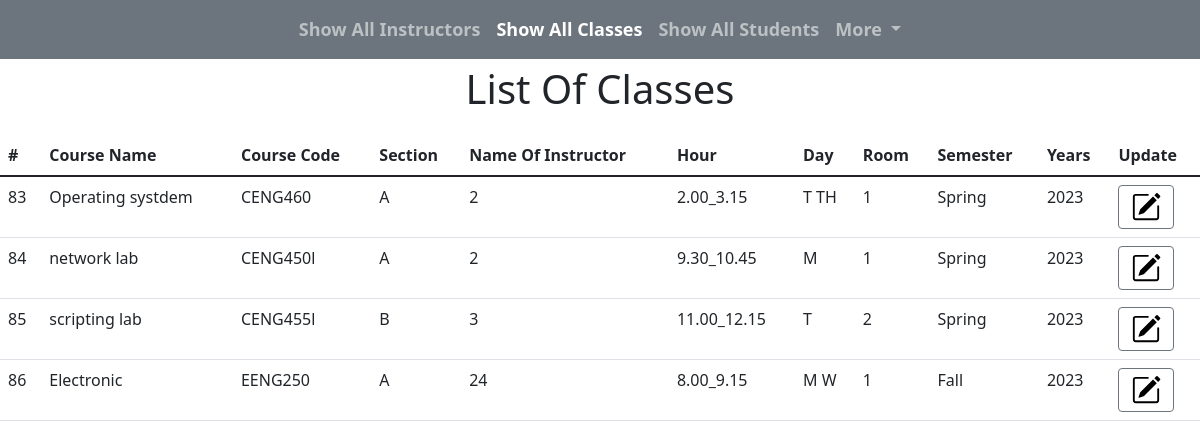
The page /ShowAllClassesByIt.php (signed in) on the database its author committed.
### tables this page shows
CREATE TABLE `classes` (
  `class_id` int(255) NOT NULL,
  `Course_Name` varchar(40) NOT NULL,
  `Course_Code` varchar(40) NOT NULL,
  `Room` varchar(15) NOT NULL,
  `Name_Of_Doctor` varchar(40) NOT NULL,
  `hour` text NOT NULL,
  `Years` year(4) NOT NULL,
  `Semester` varchar(70) NOT NULL,
  `day` text NOT NULL,
  `section` text NOT NULL
);

### ShowAllClassesByIt.php (the view, shortened to what this page needs)
<!doctype html>
<html lang="en">
  <head>
    <link href="https://cdn.jsdelivr.net/npm/bootstrap@5.1.3/dist/css/bootstrap.min.css" rel="stylesheet">
    <link rel="stylesheet" href="it.css">
    <link rel="stylesheet" href="InstructorPage.css">
  </head>
  <body>
<nav class="navbar navbar-expand-lg navbar-dark bg-secondary">
  <div class="container-fluid">
    <div class="collapse navbar-collapse" id="navbarSupportedContent">
      <ul class="navbar-nav m-auto mb-2 mb-lg-0">
        <li class="nav-item">
          <a class="nav-link" aria-current="page" href="itPage.php">Show All Instructors</a>
        </li>
        <li class="nav-item">
          <a class="nav-link active" href="ShowAllClassesByIt.php">Show All Classes</a>
        </li>
        <li class="nav-item">
          <a class="nav-link" href="ShowAllStudentsByIT.php">Show All Students</a>
        </li>
        <li class="nav-item dropdown">
          <a class="nav-link dropdown-toggle" href="#" id="navbarDropdown" role="button" data-bs-toggle="dropdown" aria-expanded="false">
            More
          </a>
        </li>
      </ul>
    </div>
  </div>
</nav>
	<p class="text-center fs-1">List Of Classes</p>
	<?php
  require_once('connection.php');
  $query = "SELECT * from classes";
  $result = mysqli_query($link, $query);
		if (($result) && (mysqli_num_rows($result) > 0)){
      echo '<div  class ="form" id="form">';
			echo '<table class="table table-hover">';
			echo '<thead ><tr ><th>#</th> <th>Course Name</th><th>Course Code</th><th>Section</th><th>Name Of Instructor</th><th>Hour</th><th>Day</th><th>Room</th><th>Semester</th><th>Years</th><th>Update</th></tr></thead>';
			while ($row = mysqli_fetch_assoc($result)){
				echo '<tr><td>' . $row['class_id'] . '</td><td>' . $row['Course_Name'] . '</td><td>' . $row['Course_Code'] . '</td><td>' . $row['section'] . '</td><td>' . $row['Name_Of_Doctor']. '</td><td>' . $row['hour'] . '</td><td>' . $row['day'] . '</td><td>' . $row['Room']. '</td><td>' . $row['Semester'] . '</td><td>' . $row['Years'] . '</td><td>
        <a href="updateclass.php?id='.$row['class_id'].'"> <button class="btn btn-outline-secondary" type="submit"><img src="images/pencil-square.svg" style="width: 30px;"> ';
			}
			echo '</table>';
		}
	?>
	</body>
</html>

### it.css (style rules this page uses)
.nav-link { font-weight: bold; font-size: 18px; }
.btn { font-weight: bold; }

### rows shown on the page
classes: class_id "83", Course_Name "Operating systdem", Course_Code "CENG460", section "A", Name_Of_Doctor "2", hour "2.00_3.15", day "T TH", Room "1", Semester "Spring", Years "2023"
classes: class_id "84", Course_Name "network lab", Course_Code "CENG450l", section "A", Name_Of_Doctor "2", hour "9.30_10.45", day "M", Room "1", Semester "Spring", Years "2023"
classes: class_id "85", Course_Name "scripting lab", Course_Code "CENG455l", section "B", Name_Of_Doctor "3", hour "11.00_12.15", day "T", Room "2", Semester "Spring", Years "2023"
classes: class_id "86", Course_Name "Electronic", Course_Code "EENG250", section "A", Name_Of_Doctor "24", hour "8.00_9.15", day "M W", Room "1", Semester "Fall", Years "2023"
